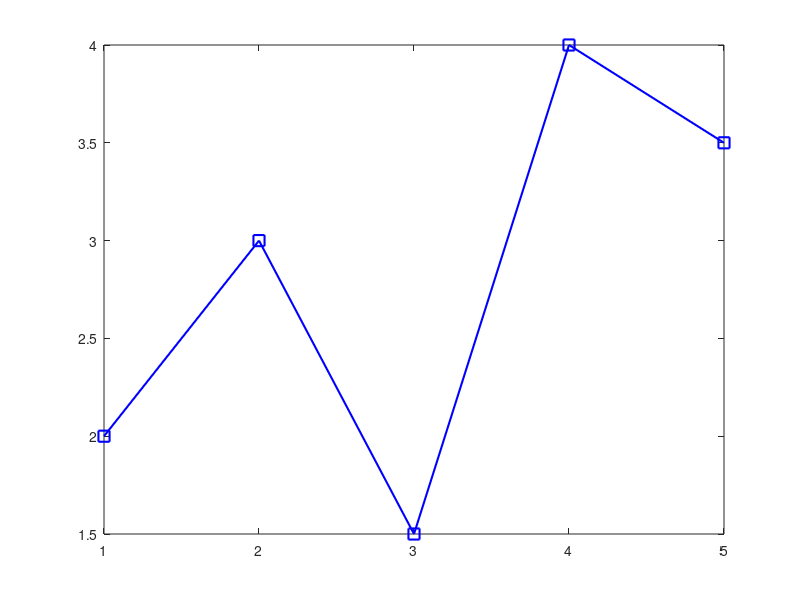

This figure's MATLAB source: (Note: this script raises an error after producing the figure.)
X1 = [1 , 2 , 3 , 4 , 5];
Y1 = [2 , 3 , 1.5 , 4 , 3.5 ];
X2 = [1.5, 2.5, 3.5, 4.5, 5.5];
Y2 = [1, 4, 2, 3, 5];
X3 = [0.5, 1.5, 2.5, 3.5, 4.5, 5.5];
Y3 = [3, 2.5, 2, 3.5, 4, 4.5];
plot(X1 , Y1 , 'b-s', 'LineWidth',1.5,'MarkerSize',8)
hold on
plot(X2,Y2,'G-o','lineWidth',1.5,'MarkerSize',8)
plot(X3,Y3,'R-^','lineWidth',1.5,'MarkerSize',8)
xlabel('محور x','FontName','B Mitra','FontSize',12)
ylabel('محور y','FontName','B Mitra','FontSize',12)
title('رسم سه دسته داده','FontName','B Nazanin','FontSize',16)
legend('داده ۱','داده ۲','داده ۳','FontSize',12,'Location','best')
grid on